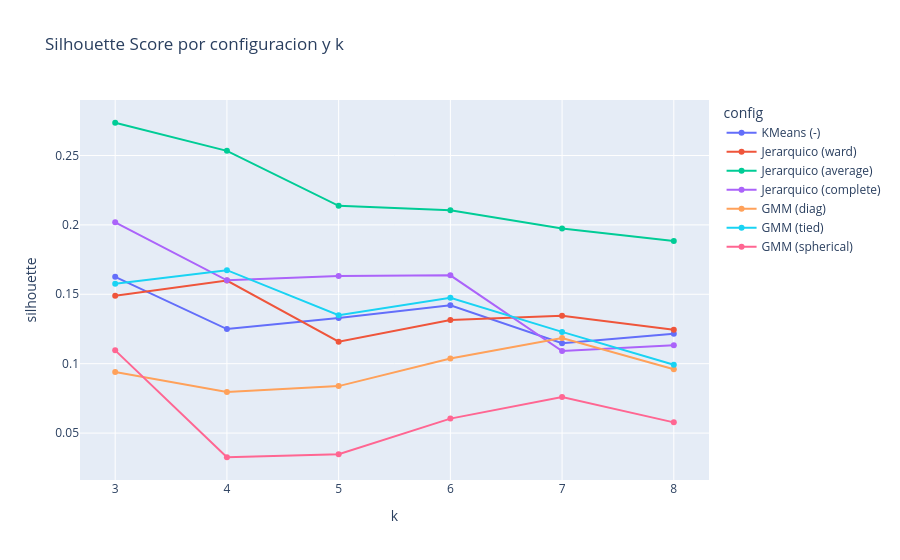
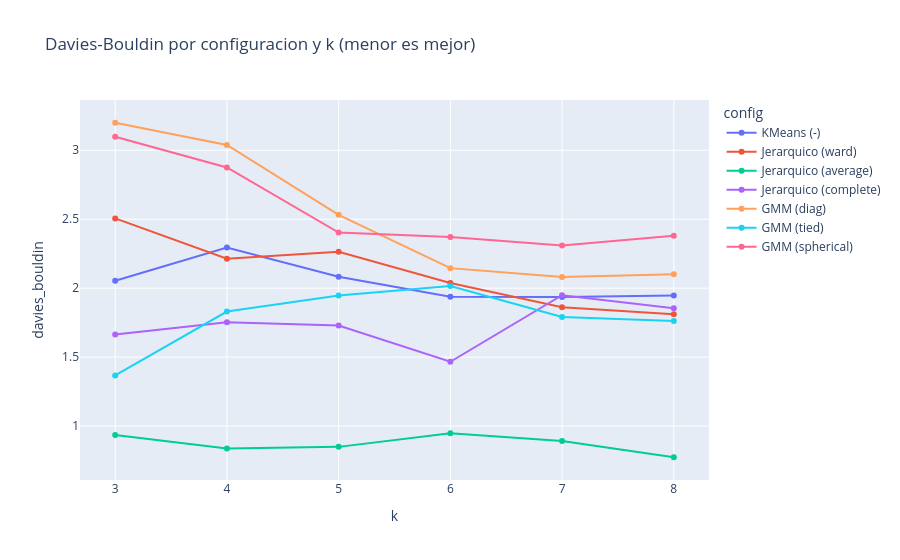

Notebook code cell kept with these figures, in order:
### Code cell
fig_metricas = px.line(
    df_comparacion, x="k", y="silhouette", color="config", markers=True,
    title="Silhouette Score por configuracion y k"
)
fig_metricas.show()

fig_db = px.line(
    df_comparacion, x="k", y="davies_bouldin", color="config", markers=True,
    title="Davies-Bouldin por configuracion y k (menor es mejor)"
)
fig_db.show()

### Figure 1 — Plotly figure (JSON) as saved in the notebook; plotly's stock layout.template omitted (floating-point values rounded to 4 significant figures)
{"data": [{"hovertemplate": "config=KMeans (-)<br>k=%{x}<br>silhouette=%{y}<extra></extra>", "legendgroup": "KMeans (-)", "line": {"color": "#636efa", "dash": "solid"}, "marker": {"symbol": "circle"}, "mode": "lines+markers", "name": "KMeans (-)", "orientation": "v", "showlegend": true, "type": "scatter", "x": [3, 4, 5, 6, 7, 8], "xaxis": "x", "y": [0.1626, 0.1249, 0.1329, 0.1421, 0.1148, 0.1216], "yaxis": "y"}, {"hovertemplate": "config=Jerarquico (ward)<br>k=%{x}<br>silhouette=%{y}<extra></extra>", "legendgroup": "Jerarquico (ward)", "line": {"color": "#EF553B", "dash": "solid"}, "marker": {"symbol": "circle"}, "mode": "lines+markers", "name": "Jerarquico (ward)", "orientation": "v", "showlegend": true, "type": "scatter", "x": [3, 4, 5, 6, 7, 8], "xaxis": "x", "y": [0.1489, 0.1599, 0.1158, 0.1315, 0.1345, 0.1244], "yaxis": "y"}, {"hovertemplate": "config=Jerarquico (average)<br>k=%{x}<br>silhouette=%{y}<extra></extra>", "legendgroup": "Jerarquico (average)", "line": {"color": "#00cc96", "dash": "solid"}, "marker": {"symbol": "circle"}, "mode": "lines+markers", "name": "Jerarquico (average)", "orientation": "v", "showlegend": true, "type": "scatter", "x": [3, 4, 5, 6, 7, 8], "xaxis": "x", "y": [0.2736, 0.2534, 0.2137, 0.2105, 0.1973, 0.1883], "yaxis": "y"}, {"hovertemplate": "config=Jerarquico (complete)<br>k=%{x}<br>silhouette=%{y}<extra></extra>", "legendgroup": "Jerarquico (complete)", "line": {"color": "#ab63fa", "dash": "solid"}, "marker": {"symbol": "circle"}, "mode": "lines+markers", "name": "Jerarquico (complete)", "orientation": "v", "showlegend": true, "type": "scatter", "x": [3, 4, 5, 6, 7, 8], "xaxis": "x", "y": [0.2019, 0.1601, 0.1632, 0.1636, 0.1092, 0.1132], "yaxis": "y"}, {"hovertemplate": "config=GMM (diag)<br>k=%{x}<br>silhouette=%{y}<extra></extra>", "legendgroup": "GMM (diag)", "line": {"color": "#FFA15A", "dash": "solid"}, "marker": {"symbol": "circle"}, "mode": "lines+markers", "name": "GMM (diag)", "orientation": "v", "showlegend": true, "type": "scatter", "x": [3, 4, 5, 6, 7, 8], "xaxis": "x", "y": [0.09407, 0.07956, 0.08383, 0.1037, 0.1184, 0.09602], "yaxis": "y"}, {"hovertemplate": "config=GMM (tied)<br>k=%{x}<br>silhouette=%{y}<extra></extra>", "legendgroup": "GMM (tied)", "line": {"color": "#19d3f3", "dash": "solid"}, "marker": {"symbol": "circle"}, "mode": "lines+markers", "name": "GMM (tied)", "orientation": "v", "showlegend": true, "type": "scatter", "x": [3, 4, 5, 6, 7, 8], "xaxis": "x", "y": [0.1575, 0.1674, 0.1349, 0.1475, 0.1229, 0.0992], "yaxis": "y"}, {"hovertemplate": "config=GMM (spherical)<br>k=%{x}<br>silhouette=%{y}<extra></extra>", "legendgroup": "GMM (spherical)", "line": {"color": "#FF6692", "dash": "solid"}, "marker": {"symbol": "circle"}, "mode": "lines+markers", "name": "GMM (spherical)", "orientation": "v", "showlegend": true, "type": "scatter", "x": [3, 4, 5, 6, 7, 8], "xaxis": "x", "y": [0.1096, 0.03258, 0.03474, 0.06042, 0.07601, 0.05772], "yaxis": "y"}], "layout": {"legend": {"title": {"text": "config"}, "tracegroupgap": 0}, "title": {"text": "Silhouette Score por configuracion y k"}, "xaxis": {"anchor": "y", "domain": [0, 1], "title": {"text": "k"}}, "yaxis": {"anchor": "x", "domain": [0, 1], "title": {"text": "silhouette"}}}}

### Figure 2 — Plotly figure (JSON) as saved in the notebook; plotly's stock layout.template omitted (floating-point values rounded to 4 significant figures)
{"data": [{"hovertemplate": "config=KMeans (-)<br>k=%{x}<br>davies_bouldin=%{y}<extra></extra>", "legendgroup": "KMeans (-)", "line": {"color": "#636efa", "dash": "solid"}, "marker": {"symbol": "circle"}, "mode": "lines+markers", "name": "KMeans (-)", "orientation": "v", "showlegend": true, "type": "scatter", "x": [3, 4, 5, 6, 7, 8], "xaxis": "x", "y": [2.053, 2.295, 2.083, 1.938, 1.935, 1.947], "yaxis": "y"}, {"hovertemplate": "config=Jerarquico (ward)<br>k=%{x}<br>davies_bouldin=%{y}<extra></extra>", "legendgroup": "Jerarquico (ward)", "line": {"color": "#EF553B", "dash": "solid"}, "marker": {"symbol": "circle"}, "mode": "lines+markers", "name": "Jerarquico (ward)", "orientation": "v", "showlegend": true, "type": "scatter", "x": [3, 4, 5, 6, 7, 8], "xaxis": "x", "y": [2.506, 2.214, 2.263, 2.037, 1.861, 1.811], "yaxis": "y"}, {"hovertemplate": "config=Jerarquico (average)<br>k=%{x}<br>davies_bouldin=%{y}<extra></extra>", "legendgroup": "Jerarquico (average)", "line": {"color": "#00cc96", "dash": "solid"}, "marker": {"symbol": "circle"}, "mode": "lines+markers", "name": "Jerarquico (average)", "orientation": "v", "showlegend": true, "type": "scatter", "x": [3, 4, 5, 6, 7, 8], "xaxis": "x", "y": [0.9348, 0.8368, 0.849, 0.9476, 0.8917, 0.7738], "yaxis": "y"}, {"hovertemplate": "config=Jerarquico (complete)<br>k=%{x}<br>davies_bouldin=%{y}<extra></extra>", "legendgroup": "Jerarquico (complete)", "line": {"color": "#ab63fa", "dash": "solid"}, "marker": {"symbol": "circle"}, "mode": "lines+markers", "name": "Jerarquico (complete)", "orientation": "v", "showlegend": true, "type": "scatter", "x": [3, 4, 5, 6, 7, 8], "xaxis": "x", "y": [1.665, 1.753, 1.729, 1.466, 1.949, 1.854], "yaxis": "y"}, {"hovertemplate": "config=GMM (diag)<br>k=%{x}<br>davies_bouldin=%{y}<extra></extra>", "legendgroup": "GMM (diag)", "line": {"color": "#FFA15A", "dash": "solid"}, "marker": {"symbol": "circle"}, "mode": "lines+markers", "name": "GMM (diag)", "orientation": "v", "showlegend": true, "type": "scatter", "x": [3, 4, 5, 6, 7, 8], "xaxis": "x", "y": [3.2, 3.039, 2.532, 2.145, 2.081, 2.101], "yaxis": "y"}, {"hovertemplate": "config=GMM (tied)<br>k=%{x}<br>davies_bouldin=%{y}<extra></extra>", "legendgroup": "GMM (tied)", "line": {"color": "#19d3f3", "dash": "solid"}, "marker": {"symbol": "circle"}, "mode": "lines+markers", "name": "GMM (tied)", "orientation": "v", "showlegend": true, "type": "scatter", "x": [3, 4, 5, 6, 7, 8], "xaxis": "x", "y": [1.367, 1.831, 1.947, 2.015, 1.791, 1.762], "yaxis": "y"}, {"hovertemplate": "config=GMM (spherical)<br>k=%{x}<br>davies_bouldin=%{y}<extra></extra>", "legendgroup": "GMM (spherical)", "line": {"color": "#FF6692", "dash": "solid"}, "marker": {"symbol": "circle"}, "mode": "lines+markers", "name": "GMM (spherical)", "orientation": "v", "showlegend": true, "type": "scatter", "x": [3, 4, 5, 6, 7, 8], "xaxis": "x", "y": [3.098, 2.875, 2.403, 2.372, 2.309, 2.381], "yaxis": "y"}], "layout": {"legend": {"title": {"text": "config"}, "tracegroupgap": 0}, "title": {"text": "Davies-Bouldin por configuracion y k (menor es mejor)"}, "xaxis": {"anchor": "y", "domain": [0, 1], "title": {"text": "k"}}, "yaxis": {"anchor": "x", "domain": [0, 1], "title": {"text": "davies_bouldin"}}}}
